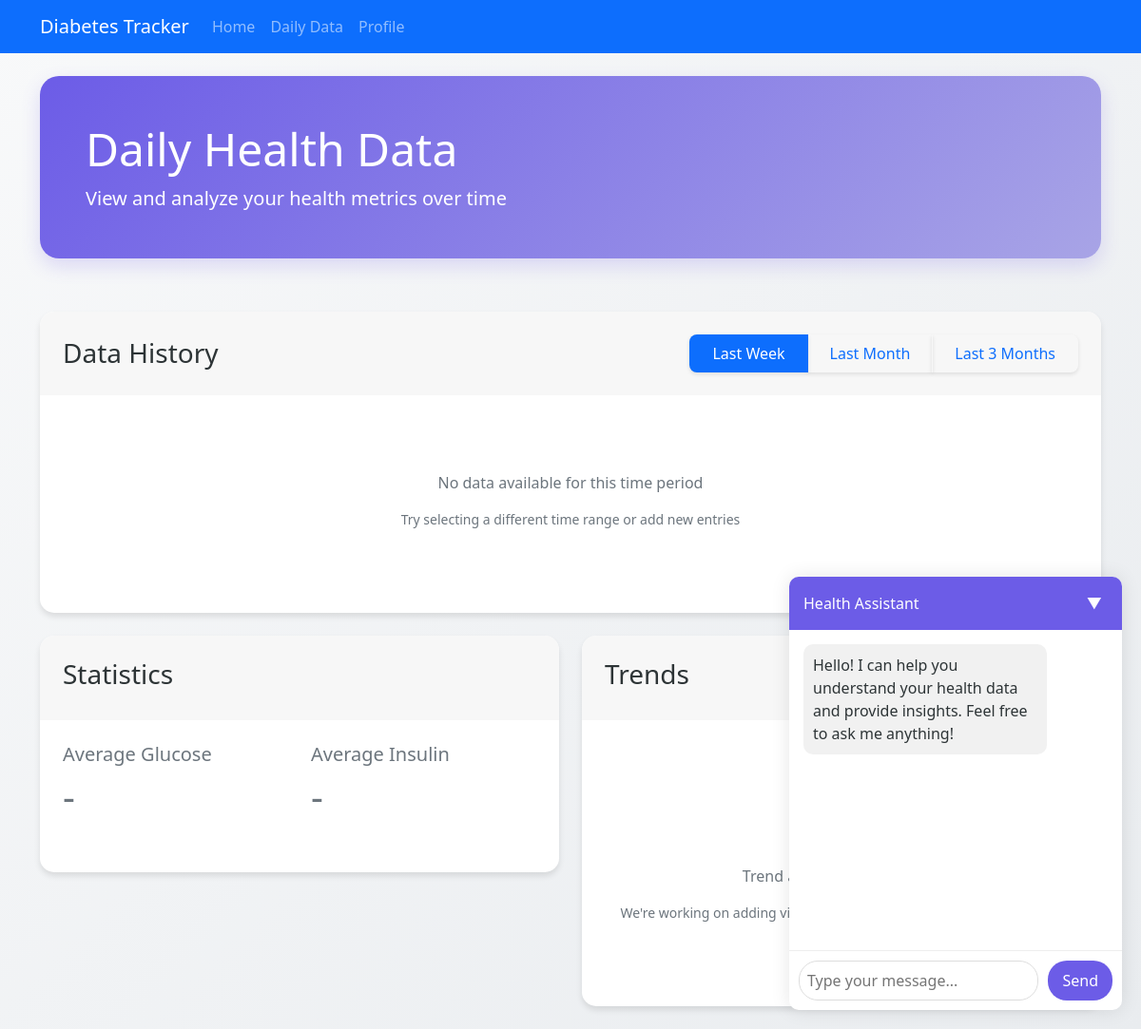
/daily_data, run on an earlier commit of the app's database.
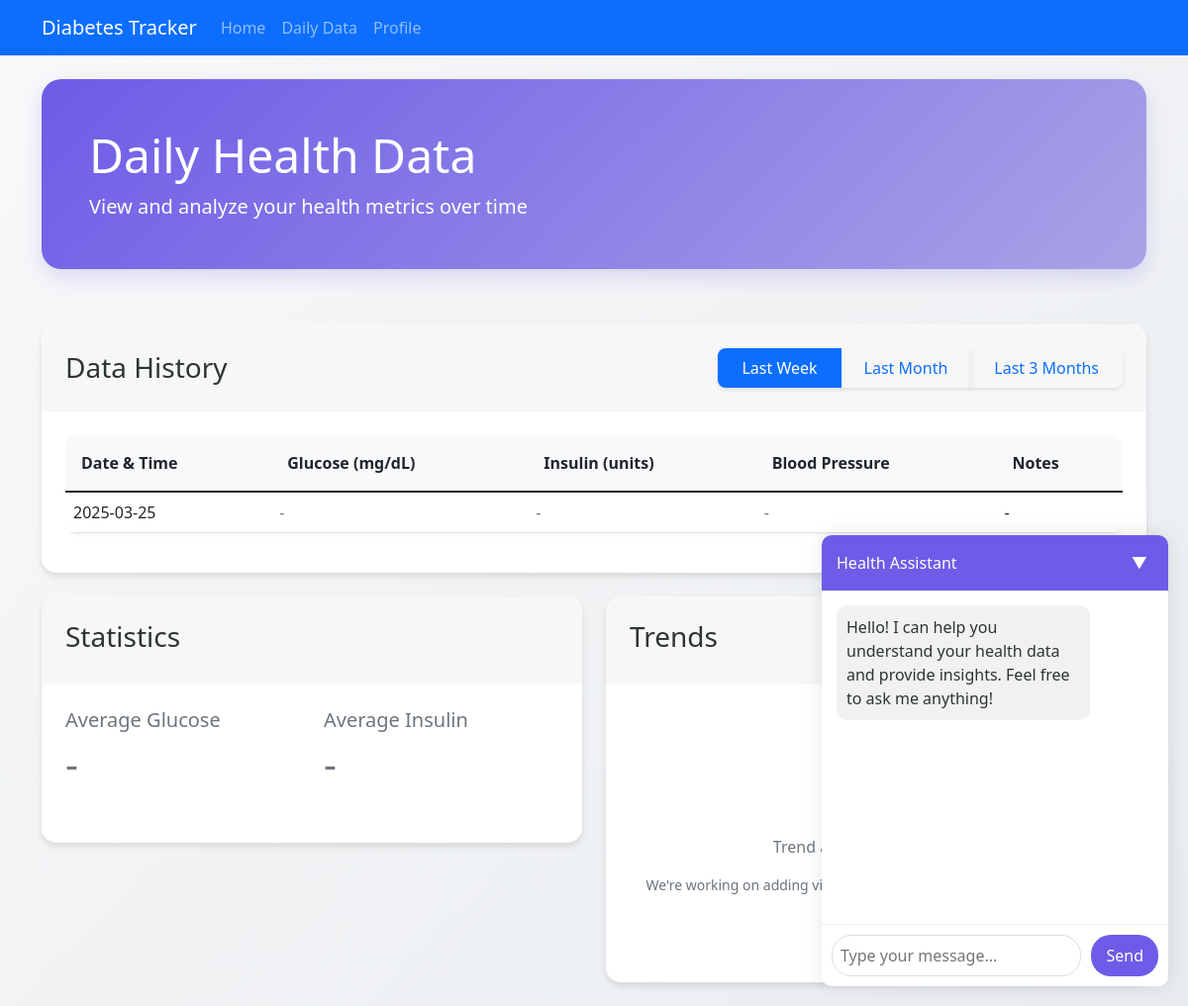
And on a later commit of the database.
### app.py (models this page shows)
class Entry(db.Model):
    id = db.Column(db.Integer, primary_key=True)
    date = db.Column(db.Date, nullable=False)
    time_glucose = db.Column(db.DateTime, nullable=True)
    time_insulin = db.Column(db.DateTime, nullable=True)
    time_bp = db.Column(db.DateTime, nullable=True)
    glucose_level = db.Column(db.Float, nullable=True)
    insulin_units = db.Column(db.Float, nullable=True)
    systolic_bp = db.Column(db.Integer, nullable=True)
    diastolic_bp = db.Column(db.Integer, nullable=True)
    carbs = db.Column(db.Integer, nullable=True)
    notes = db.Column(db.Text, nullable=True)

### app.py (the view)
@app.route('/daily_data')
def daily_data():
    period = request.args.get('period', 'week')
    today = date.today()
    if period == 'week':
        start_date = today - timedelta(days=7)
    elif period == 'month':
        start_date = today - timedelta(days=30)
    elif period == 'quarter':
        start_date = today - timedelta(days=90)
    else:
        start_date = today - timedelta(days=7)  # default to week
    entries = Entry.query.filter(
        Entry.date >= start_date
    ).order_by(Entry.date.desc()).all()
    averages = calculate_averages(entries)
    return render_template('daily_data.html',
                         entries=entries,
                         current_period=period,
                         averages=averages)

### app.py (called while the page is built)
def calculate_averages(entries):
    glucose_values = [e.glucose_level for e in entries if e.glucose_level is not None]
    insulin_values = [e.insulin_units for e in entries if e.insulin_units is not None]
    return {
        'glucose_avg': round(sum(glucose_values) / len(glucose_values), 1) if glucose_values else None,
        'insulin_avg': round(sum(insulin_values) / len(insulin_values), 1) if insulin_values else None
    }

### templates/daily_data.html (shortened to what this page needs)
{% extends "base.html" %}
{% block content %}
<div class="row mb-4">
    <div class="col animate__animated animate__fadeIn">
        <div class="welcome-section">
            <h2 class="display-5">Daily Health Data</h2>
            <p class="lead mb-0">View and analyze your health metrics over time</p>
        </div>
    </div>
</div>
<div class="row">
    <div class="col-md-12 mb-4 animate__animated animate__fadeInUp">
        <div class="card">
            <div class="card-header">
                <div class="d-flex justify-content-between align-items-center">
                    <h3 class="mb-0">Data History</h3>
                    <div class="btn-group">
                        <button class="btn btn-outline-primary {% if current_period == 'week' %}active{% endif %}" data-period="week">Last Week</button>
                        <button class="btn btn-outline-primary {% if current_period == 'month' %}active{% endif %}" data-period="month">Last Month</button>
                        <button class="btn btn-outline-primary {% if current_period == 'quarter' %}active{% endif %}" data-period="quarter">Last 3 Months</button>
                    </div>
                </div>
            </div>
            <div class="card-body">
                {% include 'partials/_data_table.html' %}
            </div>
        </div>
    </div>
</div>
<div class="row">
    <div class="col-md-6 mb-4 animate__animated animate__fadeInUp">
        <div class="card">
            <div class="card-header">
                <h3>Statistics</h3>
            </div>
            <div class="card-body">
                <div class="row">
                    <div class="col-6 mb-3">
                        <h5 class="text-secondary">Average Glucose</h5>
                        <p class="display-6">
                            {% if averages.glucose_avg is not none %}
                                {{ "%.1f"|format(averages.glucose_avg) }}
                                <small class="text-muted" style="font-size: 1rem;">mg/dL</small>
                            {% else %}
                                <span class="text-muted">-</span>
                            {% endif %}
                        </p>
                    </div>
                    <div class="col-6 mb-3">
                        <h5 class="text-secondary">Average Insulin</h5>
                        <p class="display-6">
                            {% if averages.insulin_avg is not none %}
                                {{ "%.1f"|format(averages.insulin_avg) }}
                                <small class="text-muted" style="font-size: 1rem;">units</small>
                            {% else %}
                                <span class="text-muted">-</span>
                            {% endif %}
                        </p>
                    </div>
                </div>
            </div>
        </div>
    </div>
    <div class="col-md-6 mb-4 animate__animated animate__fadeInUp">
        <div class="card">
            <div class="card-header">
                <h3>Trends</h3>
            </div>
            <div class="card-body">
                <div id="trends-placeholder" class="text-center py-5">
                    <p class="text-muted">Trend analysis coming soon</p>
                    <p class="text-secondary small">We're working on adding visualizations to help you track your progress</p>
                </div>
            </div>
        </div>
    </div>
</div>
{% endblock %}

### templates/partials/_data_table.html (shortened to what this page needs)
<div class="table-responsive">
    {% if entries %}
        <table class="table">
            <thead>
                <tr>
                    <th>Date & Time</th>
                    <th>Glucose (mg/dL)</th>
                    <th>Insulin (units)</th>
                    <th>Blood Pressure</th>
                    <th>Notes</th>
                </tr>
            </thead>
            <tbody>
                {% for entry in entries %}
                <tr class="animate__animated animate__fadeIn">
                    <td>{{ entry.date.strftime('%Y-%m-%d') }}</td>
                    <td>
                        {% if entry.glucose_level %}
                            <div class="d-flex align-items-center">
                                <span class="me-2">{{ "%.1f"|format(entry.glucose_level) }}</span>
                                {% if entry.glucose_level > 180 %}
                                    <span class="badge bg-danger">High</span>
                                {% elif entry.glucose_level < 70 %}
                                    <span class="badge bg-warning">Low</span>
                                {% else %}
                                    <span class="badge bg-success">Normal</span>
                                {% endif %}
                            </div>
                            {% if entry.time_glucose %}
                                <small class="text-muted d-block">{{ entry.time_glucose.strftime('%H:%M') }}</small>
                            {% endif %}
                        {% else %}
                            <span class="text-muted">-</span>
                        {% endif %}
                    </td>
                    <td>
                        {% if entry.insulin_units %}
                            <div>{{ "%.1f"|format(entry.insulin_units) }}</div>
                            {% if entry.time_insulin %}
                                <small class="text-muted d-block">{{ entry.time_insulin.strftime('%H:%M') }}</small>
                            {% endif %}
                        {% else %}
                            <span class="text-muted">-</span>
                        {% endif %}
                    </td>
                    <td>
                        {% if entry.systolic_bp and entry.diastolic_bp %}
                            <div class="d-flex align-items-center">
                                <span class="me-2">{{ entry.systolic_bp }}/{{ entry.diastolic_bp }}</span>
                                {% if entry.systolic_bp >= 140 or entry.diastolic_bp >= 90 %}
                                    <span class="badge bg-danger">High</span>
                                {% elif entry.systolic_bp >= 130 or entry.diastolic_bp >= 80 %}
                                    <span class="badge bg-warning">Elevated</span>
                                {% else %}
                                    <span class="badge bg-success">Normal</span>
                                {% endif %}
                            </div>
                            {% if entry.time_bp %}
                                <small class="text-muted d-block">{{ entry.time_bp.strftime('%H:%M') }}</small>
                            {% endif %}
                        {% else %}
                            <span class="text-muted">-</span>
                        {% endif %}
                    </td>
                    <td>{{ entry.notes if entry.notes else '-' }}</td>
                </tr>
                {% endfor %}
            </tbody>
        </table>
    {% else %}
        <div class="text-center py-5">
            <div class="text-muted">
                <p class="mt-2">No data available for this time period</p>
                <p class="small">Try selecting a different time range or add new entries</p>
            </div>
        </div>
    {% endif %}
</div>

What changed in the data, as far as the page shows it:
added Entry: date "2025-03-25", notes "-"
Also different on the page:
text no longer shown: "No data available for this time period Try selecting a different time range or add new entries"
text now shown: "Date & Time Glucose (mg/dL) Insulin (units) Blood Pressure Notes"
